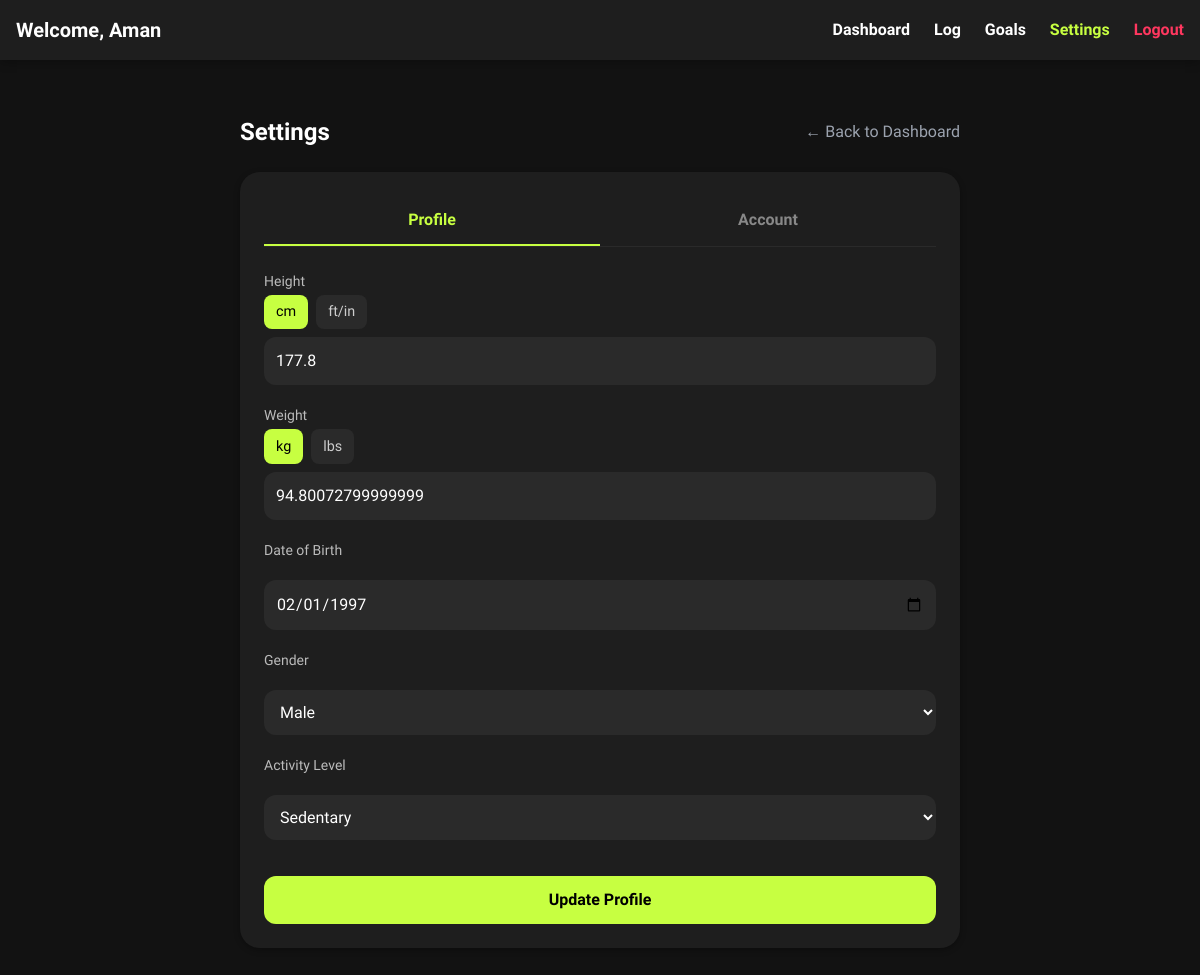
Screenshot of /settings (signed in) with the database file from the repository.
### calorie_tracker/models.py (models this page shows, shortened)
class User(UserMixin, db.Model):
    id = db.Column(db.Integer, primary_key=True)
    username = db.Column(db.String(80), unique=True, nullable=False)
    profile_name = db.Column(db.String(120), nullable=True)
    email = db.Column(db.String(120), unique=True, nullable=False)
    password_hash = db.Column(db.String(150), nullable=False)
    date_of_birth = db.Column(db.Date, nullable=True)
    height_cm = db.Column(db.Float, nullable=True)
    weight_kg = db.Column(db.Float, nullable=True)
    gender = db.Column(db.String(10), nullable=True)
    activity_level = db.Column(db.String(50), nullable=False, default='sedentary')
    calorie_goal = db.Column(db.Integer, default=2000)
    protein_goal = db.Column(db.Integer, default=100)
    carbs_goal = db.Column(db.Integer, default=250)
    fat_goal = db.Column(db.Integer, default=60)
    sugar_goal = db.Column(db.Integer, default=50)
    water_goal = db.Column(db.Integer, default=2500)
    step_goal = db.Column(db.Integer, default=10000)
    sleep_goal = db.Column(db.Float, default=8.0)
    calories_burnt_goal = db.Column(db.Integer, default=300)

### calorie_tracker/routes/profile_routes.py (the view, shortened to what this page needs)
@profile_bp.route('/settings', methods=['GET', 'POST'])
@login_required
def settings():
    profile_form = ProfileForm(obj=current_user)
    account_form = AccountSettingsForm(obj=current_user)
    return render_template('settings.html', title='Settings', profile_form=profile_form, account_form=account_form)

### calorie_tracker/forms.py
class ProfileForm(FlaskForm):
    date_of_birth = DateField('Date of Birth', validators=[Optional()])
    height_cm = FloatField('Height (cm)', validators=[Optional(), NumberRange(min=0)])
    height_ft = IntegerField('Height (ft)', validators=[Optional(), NumberRange(min=0)])
    height_in = IntegerField('Height (in)', validators=[Optional(), NumberRange(min=0, max=11)])
    weight_kg = FloatField('Current Weight (kg)', validators=[Optional(), NumberRange(min=0)])
    gender = SelectField(
        'Gender',
        choices=[('male', 'Male'), ('female', 'Female'), ('other', 'Other')],
        validators=[Optional()]
    )
    activity_level = SelectField(
        'Activity Level',
        choices=[
            ('sedentary', 'Sedentary'),
            ('light', 'Lightly active'),
            ('moderate', 'Moderately active'),
            ('active', 'Very active'),
            ('extra_active', 'Extra active')
        ],
        validators=[DataRequired()]
    )
    submit_profile = SubmitField('Update Profile')

class AccountSettingsForm(FlaskForm):
    username = StringField('Username', validators=[DataRequired(), Length(min=4, max=25)])
    profile_name = StringField('Profile Name', validators=[Optional(), Length(max=120)])
    email = StringField('Email', validators=[DataRequired(), Email()])
    current_password = PasswordField('Current Password', validators=[Optional()])
    new_password = PasswordField('New Password', validators=[Optional(), Length(min=6)])
    confirm_new_password = PasswordField(
        'Confirm New Password',
        validators=[Optional(), EqualTo('new_password', message='Passwords must match')]
    )
    submit_account = SubmitField('Update Account')

### calorie_tracker/__init__.py (called while the page is built)
def create_app():
    app = Flask(
        __name__,
        template_folder=os.path.join(os.path.dirname(__file__), 'templates'),
        static_folder=os.path.join(os.path.dirname(__file__), 'static')
    )
    app.config.from_object(Config)
    db.init_app(app)
    login_manager.init_app(app)
    migrate.init_app(app, db)
    login_manager.login_view = 'auth.login'
    from .routes import register_blueprints
    register_blueprints(app)
    @app.context_processor
    def inject_date():
        return {'date': date}
    with app.app_context():
        db.create_all()
    return app

### calorie_tracker/models.py (called while the page is built)
@login_manager.user_loader
def load_user(user_id):
    return User.query.get(int(user_id))

### calorie_tracker/templates/settings.html (shortened to what this page needs)
{% extends "base.html" %}
{% block content %}
<div class="p-6 pb-24 mx-auto max-w-screen-md">
  <div class="flex justify-between items-center mb-6">
    <h1 class="text-2xl font-bold">Settings</h1>
    <a href="{{ url_for('main.dashboard') }}" class="text-gray-400 hover:text-white">&larr; Back to Dashboard</a>
  </div>
  <div x-data="{ tab: '{{ request.args.get('tab', 'profile') }}' }" class="card">
    <nav class="flex mb-6 border-b border-[#2A2A2A]">
      <button @click="tab = 'profile'"
              :class="tab === 'profile' ? 'tab-btn-active' : 'tab-btn-inactive'"
              class="tab-btn">Profile</button>
      <button @click="tab = 'account'"
              :class="tab === 'account' ? 'tab-btn-active' : 'tab-btn-inactive'"
              class="tab-btn">Account</button>
    </nav>
    <div x-show="tab === 'profile'">
      <form action="{{ url_for('profile.settings', tab='profile') }}" method="POST">
        <div class="space-y-5">
          <div x-data="{ heightUnit: 'cm' }">
            <label class="block text-sm mb-1">Height</label>
            <div class="flex space-x-2 mb-2">
              <button type="button" @click="heightUnit = 'cm'"
                      :class="heightUnit === 'cm' ? 'unit-btn-active' : 'unit-btn-inactive'"
                      class="unit-btn">cm</button>
              <button type="button" @click="heightUnit = 'ft'"
                      :class="heightUnit === 'ft' ? 'unit-btn-active' : 'unit-btn-inactive'"
                      class="unit-btn">ft/in</button>
            </div>
            <div x-show="heightUnit === 'cm'">
              {{ profile_form.height_cm(class="input-dark") }}
            </div>
          </div>
          <div x-data="{ weightUnit: 'kg' }">
            <label class="block text-sm mb-1">Weight</label>
            <div class="flex space-x-2 mb-2">
              <button type="button" @click="weightUnit = 'kg'"
                      :class="weightUnit === 'kg' ? 'unit-btn-active' : 'unit-btn-inactive'"
                      class="unit-btn">kg</button>
              <button type="button" @click="weightUnit = 'lbs'"
                      :class="weightUnit === 'lbs' ? 'unit-btn-active' : 'unit-btn-inactive'"
                      class="unit-btn">lbs</button>
            </div>
            {{ profile_form.weight_kg(class="input-dark") }}
          </div>
          {{ profile_form.date_of_birth.label(class="block text-sm mb-1") }}
          {{ profile_form.date_of_birth(class="input-dark") }}
          {{ profile_form.gender.label(class="block text-sm mb-1") }}
          {{ profile_form.gender(class="input-dark") }}
          {{ profile_form.activity_level.label(class="block text-sm mb-1") }}
          {{ profile_form.activity_level(class="input-dark") }}
          <div class="pt-4">
            {{ profile_form.submit_profile(class="btn-primary") }}
          </div>
        </div>
      </form>
    </div>
  </div>
</div>
{% endblock %}

### calorie_tracker/templates/base.html (shortened to what this page needs)
<!DOCTYPE html>
<html lang="en">
<head>
  <script src="https://cdn.tailwindcss.com"></script>
</head>
<body>
  <header class="p-4 flex flex-col md:flex-row justify-between items-center space-y-2 md:space-y-0 md:space-x-6">
    <div class="flex-1 text-center md:text-left text-xl font-bold">
      Welcome, {{ current_user.profile_name or current_user.username }}
    </div>
    <nav class="flex-1">
      <ul class="flex justify-center md:justify-end space-x-6 font-semibold">
        <li>
          <a href="{{ url_for('main.dashboard') }}"
             class="{% if title == 'Dashboard' %}active{% endif %}">Dashboard</a>
        </li>
        <li>
          <a href="{{ url_for('log.log_entry') }}"
             class="{% if title == 'Log' %}active{% endif %}">Log</a>
        </li>
        <li>
          <a href="{{ url_for('profile.goals') }}"
             class="{% if title == 'Goals' %}active{% endif %}">Goals</a>
        </li>
        <li>
          <a href="{{ url_for('profile.settings') }}"
             class="{% if title == 'Settings' %}active{% endif %}">Settings</a>
        </li>
        <li>
          <a href="{{ url_for('auth.logout') }}" class="text-red">Logout</a>
        </li>
      </ul>
    </nav>
  </header>
  <main>
    {% block content %}{% endblock %}
  </main>
</body>
</html>

### calorie_tracker/templates/base.html (style rules this page uses)
body { font-family: 'Inter Tight', sans-serif; background-color: #121212; color: #fff; }
header { background-color: #1E1E1E; box-shadow: 0 2px 10px rgba(0, 0, 0, 0.3); }
header a { transition: color 0.2s ease, transform 0.2s ease; }
header a.active { color: #C7FF41; font-weight: 700; }
.text-red { color: #FF375F; }
main { max-width: 1200px; margin: 0 auto; padding: 2rem 1rem 4rem; }

### calorie_tracker/templates/settings.html (style rules this page uses)
body { font-family: 'Inter Tight', sans-serif; background-color: #121212; color: #fff; }
.card { background-color: #1E1E1E; border-radius: 1.25rem; box-shadow: 0 2px 6px rgba(0,0,0,0.3); padding: 1.5rem; transition: transform 0.2s ease, box-shadow 0.2s ease; }
.input-dark { width: 100%; padding: 0.75rem; background-color: #2A2A2A; border: none; border-radius: 0.75rem; color: #fff; transition: all 0.2s ease; }
.btn-primary { background-color: #C7FF41; color: #000; font-weight: 600; padding: 0.75rem 1rem; border-radius: 0.75rem; transition: all 0.2s ease; width: 100%; }
.tab-btn { flex: 1; padding: 0.75rem; text-align: center; font-weight: 600; border-bottom: 2px solid transparent; transition: all 0.2s ease; }
.tab-btn-active { border-color: #C7FF41; color: #C7FF41; }
.tab-btn-inactive { border-color: transparent; color: #888; }
.unit-btn { padding: 0.4rem 0.75rem; border-radius: 0.5rem; font-size: 0.9rem; font-weight: 500; transition: all 0.2s ease; }
.unit-btn-active { background-color: #C7FF41; color: #000; }
.unit-btn-inactive { background-color: #2A2A2A; color: #ccc; }
label { color: #bbb; font-weight: 500; }
h1 { font-weight: 700; font-size: 1.75rem; }

### rows the page displays
User: profile_name+username "Aman", height_cm "177.8", weight_kg "94.80072799999999", date_of_birth "02/01/1997", gender "Male", activity_level "Sedentary"

### other values shown
{{ profile_form.date_of_birth.label(class="block text-sm mb-1") }} "Date of Birth"
{{ profile_form.gender.label(class="block text-sm mb-1") }} "Gender"
{{ profile_form.activity_level.label(class="block text-sm mb-1") }} "Activity Level"
